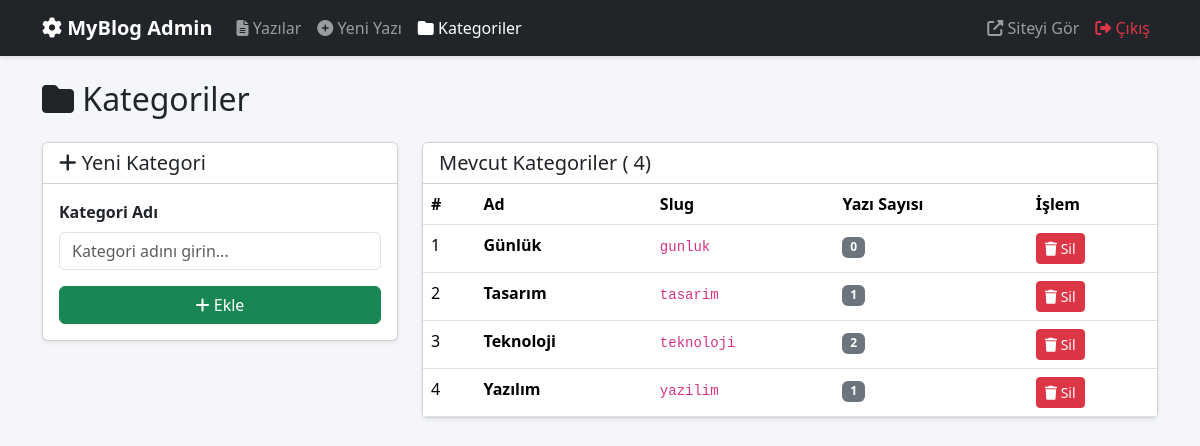
Screenshot of /admin/kategoriler.php (signed in) with the database file from the repository.
### tables this page shows
CREATE TABLE IF NOT EXISTS categories (
    id INT AUTO_INCREMENT PRIMARY KEY,
    name VARCHAR(100) NOT NULL,
    slug VARCHAR(100) NOT NULL UNIQUE,
    created_at TIMESTAMP DEFAULT CURRENT_TIMESTAMP
);

### admin/kategoriler.php (the view, shortened to what this page needs)
<?php
require_once __DIR__ . '/../config/db.php';
$categories = $pdo->query("SELECT c.*, (SELECT COUNT(*) FROM posts WHERE category_id = c.id) as post_count
                            FROM categories c ORDER BY c.name")->fetchAll();
?>
<!DOCTYPE html>
<html lang="tr">
<head>
    <link href="https://cdn.jsdelivr.net/npm/bootstrap@5.3.3/dist/css/bootstrap.min.css" rel="stylesheet">
    <link rel="stylesheet" href="https://cdnjs.cloudflare.com/ajax/libs/font-awesome/6.5.0/css/all.min.css">
</head>
<body>
    <nav class="navbar navbar-expand-lg navbar-dark bg-dark">
        <div class="container">
            <a class="navbar-brand fw-bold" href="index.php">
                <i class="fas fa-cog"></i> MyBlog Admin
            </a>
            <div class="collapse navbar-collapse" id="navMenu">
                <ul class="navbar-nav me-auto">
                    <li class="nav-item">
                        <a class="nav-link" href="index.php"><i class="fas fa-file-alt"></i> Yazılar</a>
                    </li>
                    <li class="nav-item">
                        <a class="nav-link" href="ekle.php"><i class="fas fa-plus-circle"></i> Yeni Yazı</a>
                    </li>
                    <li class="nav-item">
                        <a class="nav-link active" href="kategoriler.php"><i class="fas fa-folder"></i> Kategoriler</a>
                    </li>
                </ul>
                <ul class="navbar-nav">
                    <li class="nav-item">
                        <a class="nav-link" href="../index.php" target="_blank"><i class="fas fa-external-link-alt"></i>
                            Siteyi Gör</a>
                    </li>
                    <li class="nav-item">
                        <a class="nav-link text-danger" href="cikis.php"><i class="fas fa-sign-out-alt"></i> Çıkış</a>
                    </li>
                </ul>
            </div>
        </div>
    </nav>
    <div class="container mt-4">
        <h2 class="mb-4"><i class="fas fa-folder"></i> Kategoriler</h2>
        <div class="row">
            <div class="col-md-4">
                <div class="card shadow-sm mb-4">
                    <div class="card-header bg-white">
                        <h5 class="mb-0"><i class="fas fa-plus"></i> Yeni Kategori</h5>
                    </div>
                    <div class="card-body">
                        <form method="POST">
                            <div class="mb-3">
                                <label for="name" class="form-label fw-semibold">Kategori Adı</label>
                                <input type="text" class="form-control" id="name" name="name"
                                    placeholder="Kategori adını girin..." required>
                            </div>
                            <button type="submit" class="btn btn-success w-100">
                                <i class="fas fa-plus"></i> Ekle
                            </button>
                        </form>
                    </div>
                </div>
            </div>
            <div class="col-md-8">
                <div class="card shadow-sm">
                    <div class="card-header bg-white">
                        <h5 class="mb-0">Mevcut Kategoriler (
                            <?= count($categories) ?>)
                        </h5>
                    </div>
                    <div class="card-body p-0">
                        <table class="table table-hover mb-0">
                            <thead>
                                <tr>
                                    <th>#</th>
                                    <th>Ad</th>
                                    <th>Slug</th>
                                    <th>Yazı Sayısı</th>
                                    <th>İşlem</th>
                                </tr>
                            </thead>
                            <tbody>
                                <?php if (empty($categories)): ?>
                                    <tr>
                                        <td colspan="5" class="text-center py-4 text-muted">Henüz kategori yok.</td>
                                    </tr>
                                <?php else: ?>
                                    <?php foreach ($categories as $i => $cat): ?>
                                        <tr>
                                            <td>
                                                <?= $i + 1 ?>
                                            </td>
                                            <td class="fw-semibold">
                                                <?= htmlspecialchars($cat['name']) ?>
                                            </td>
                                            <td><code><?= htmlspecialchars($cat['slug']) ?></code></td>
                                            <td><span class="badge bg-secondary">
                                                    <?= $cat['post_count'] ?>
                                                </span></td>
                                            <td>
                                                <form method="POST" style="display:inline;"
                                                    onsubmit="return confirm('Bu kategoriyi silmek istediğinize emin misiniz?')">
                                                    <button type="submit" class="btn btn-sm btn-danger">
                                                        <i class="fas fa-trash"></i> Sil
                                                    </button>
                                                </form>
                                            </td>
                                        </tr>
                                    <?php endforeach; ?>
                                <?php endif; ?>
                            </tbody>
                        </table>
                    </div>
                </div>
            </div>
        </div>
    </div>
</body>
</html>

### admin/kategoriler.php (style rules this page uses)
body { background-color: #f4f6f9; }
.navbar { box-shadow: 0 2px 4px rgba(0, 0, 0, 0.1); }

### rows the page displays
categories: name "Günlük", slug "gunluk", post_count "0"
categories: name "Tasarım", slug "tasarim", post_count "1"
categories: name "Teknoloji", slug "teknoloji", post_count "2"
categories: name "Yazılım", slug "yazilim", post_count "1"

### other values shown
count($categories) "4"
